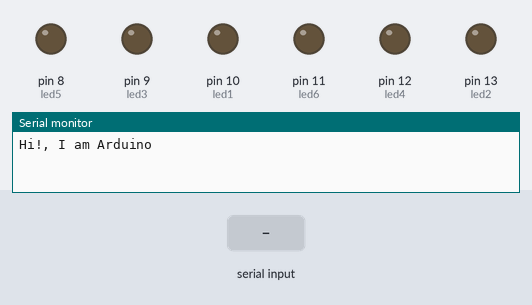
Recording of a sketch running on a simulated Arduino Uno, built with avr-gcc and run on an emulated ATmega328P. Shown: output pins drawn as LEDs (lit = HIGH), the last lines printed to the serial monitor. The inputs (shaded band) are chosen by the test bench.

Above: at 1.2 s.
1.3 s: "ONE" received over Serial
At 3.7 s:
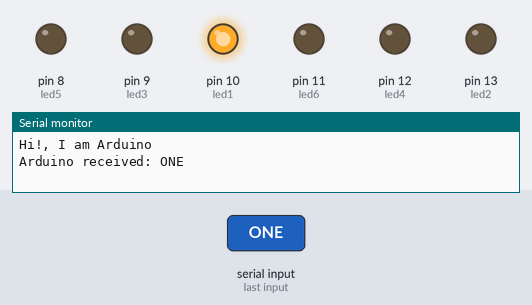
4.3 s: "TWO" received over Serial
At 7.0 s:
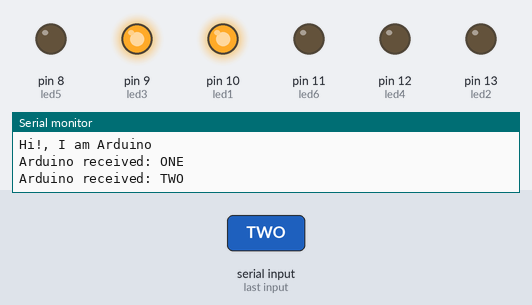
7.3 s: "THREE" received over Serial
At 9.4 s:
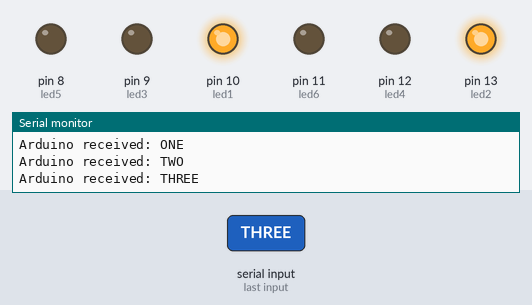
10.3 s: "FOUR" received over Serial
At 13.0 s:
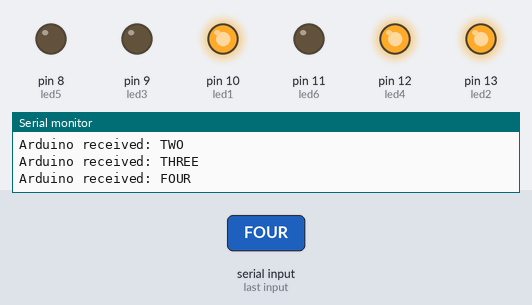
13.3 s: "FIVE" received over Serial
At 15.2 s:
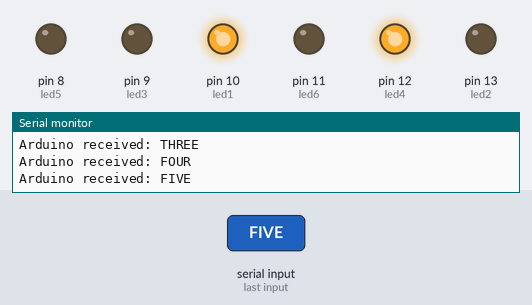
16.3 s: "SIX" received over Serial
At 18.7 s:
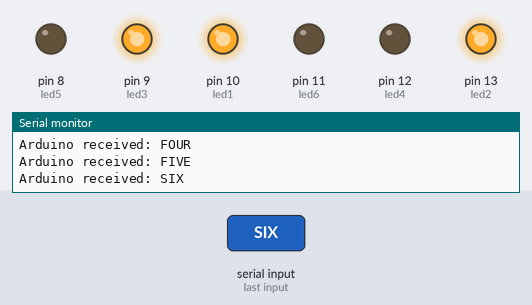
Timing chart, 0 to 20.2 s (numbered marks = the images above; inputs shaded):
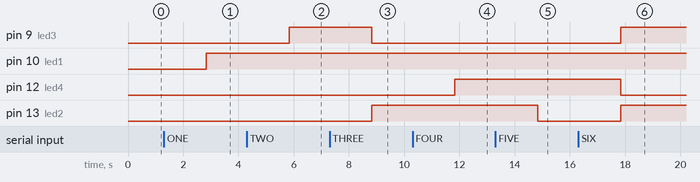

The sketch:

finalproject.ino
```cpp
// defines pins numbers
const int led1 = 10;
const int led2 = 13;
const int led3 = 9;
const int led4 = 12;
const int led5 = 8;
const int led6 = 11;
String data;

void setup() {
  // put your setup code here, to run once:
  Serial.begin(9600); //initialize serial COM at 9600 baudrate

  pinMode(led1, OUTPUT); //make the LED pin as output
  pinMode(led2, OUTPUT);
  pinMode(led3, OUTPUT);
  pinMode(led4, OUTPUT);
  pinMode(led5, OUTPUT);
  pinMode(led6, OUTPUT);

  Serial.println("Hi!, I am Arduino");
}

void loop() {
  while (Serial.available()){
    delay(30);
    data = Serial.readString();
    Serial.print("Arduino received: ");
    Serial.println(data);
    delay(500);
  }
//  Serial.print("Arduino received: ");
//  Serial.println(data);
//  delay(500);
  if (data.indexOf("ONE") > -1){
    digitalWrite (led1, HIGH);
    digitalWrite (led2, LOW);
    digitalWrite (led3, LOW);
    digitalWrite (led4, LOW);
    digitalWrite (led5, LOW);
    digitalWrite (led6, LOW);
  }
  else if (data.indexOf("TWO") > -1){
    digitalWrite (led1, HIGH);
    digitalWrite (led2, LOW);
    digitalWrite (led3, HIGH);
    digitalWrite (led4, LOW);
    digitalWrite (led5, LOW);
    digitalWrite (led6, LOW);
  }
  else if (data.indexOf("THREE") > -1){
    digitalWrite (led1, HIGH);
    digitalWrite (led2, HIGH);
    digitalWrite (led3, LOW);
    digitalWrite (led4, LOW);
    digitalWrite (led5, LOW);
    digitalWrite (led6, LOW);
  }
  else if (data.indexOf("FOUR") > -1){
    digitalWrite (led1, HIGH);
    digitalWrite (led2, HIGH);
    digitalWrite (led3, LOW);
    digitalWrite (led4, HIGH);
    digitalWrite (led5, LOW);
    digitalWrite (led6, LOW);
  }
  else if (data.indexOf("FIVE") > -1){
    digitalWrite (led1, HIGH);
    digitalWrite (led2, LOW);
    digitalWrite (led3, LOW);
    digitalWrite (led4, HIGH);
    digitalWrite (led5, LOW);
    digitalWrite (led6, LOW);
  }
  else if (data.indexOf("SIX") > -1){
    digitalWrite (led1, HIGH);
    digitalWrite (led2, HIGH);
    digitalWrite (led3, HIGH);
    digitalWrite (led4, LOW);
    digitalWrite (led5, LOW);
    digitalWrite (led6, LOW);
  }
  else if (data.indexOf("SEVEN") > -1){
    digitalWrite (led1, HIGH);
    digitalWrite (led2, HIGH);
    digitalWrite (led3, HIGH);
    digitalWrite (led4, HIGH);
    digitalWrite (led5, LOW);
    digitalWrite (led6, LOW);
  }
  else if (data.indexOf("EIGHT") > -1){
    digitalWrite (led1, HIGH);
    digitalWrite (led2, LOW);
    digitalWrite (led3, HIGH);
    digitalWrite (led4, HIGH);
    digitalWrite (led5, LOW);
    digitalWrite (led6, LOW);
  }
  else if (data.indexOf("NINE") > -1){
    digitalWrite (led1, LOW);
    digitalWrite (led2, HIGH);
    digitalWrite (led3, HIGH);
    digitalWrite (led4, LOW);
    digitalWrite (led5, LOW);
    digitalWrite (led6, LOW);
  }
  else if (data.indexOf("ZERO") > -1){
    digitalWrite (led1, LOW);
    digitalWrite (led2, HIGH);
    digitalWrite (led3, HIGH);
    digitalWrite (led4, HIGH);
    digitalWrite (led5, LOW);
    digitalWrite (led6, LOW);
  }
  else{ //nothing
    digitalWrite (led1, LOW);
    digitalWrite (led2, LOW);
    digitalWrite (led3, LOW);
    digitalWrite (led4, LOW);
    digitalWrite (led5, LOW);
    digitalWrite (led6, LOW);
  }
}
```

Measured:
- after the input at 1.3 s, pin 10 (led1): LOW → HIGH after 1.5 s
- after the input at 4.3 s, pin 9 (led3): LOW → HIGH after 1.5 s
- after the input at 7.3 s, pin 9 (led3): HIGH → LOW after 1.5 s; pin 13 (led2): LOW → HIGH after 1.5 s
- after the input at 10.3 s, pin 12 (led4): LOW → HIGH after 1.5 s
- after the input at 13.3 s, pin 13 (led2): HIGH → LOW after 1.5 s
- after the input at 16.3 s, pin 9 (led3), pin 13 (led2): LOW → HIGH after 1.5 s; pin 12 (led4): HIGH → LOW after 1.5 s
